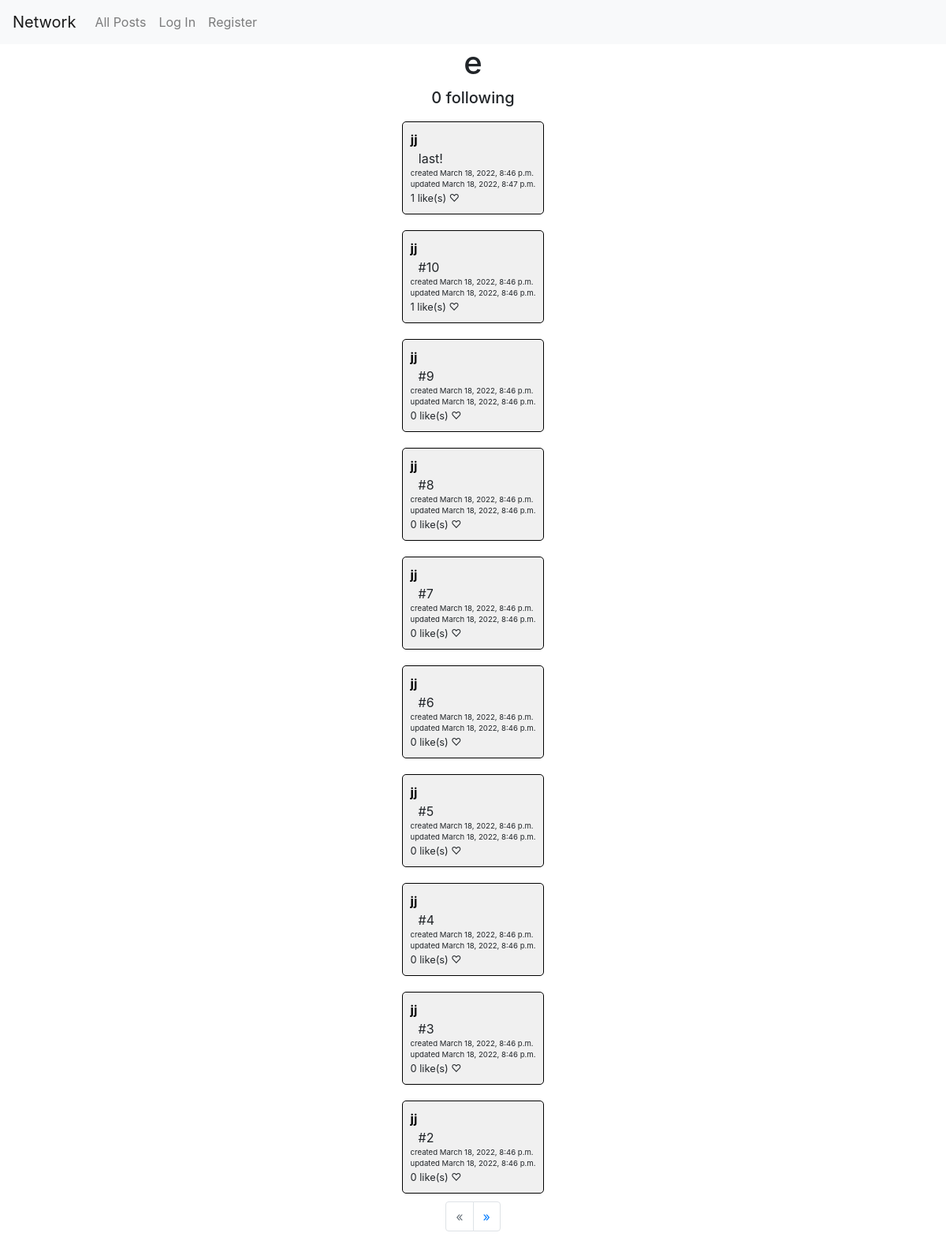
Screenshot of /profile/4 with the database file from the repository.
### network/models.py (models this page shows, shortened)
class User(AbstractUser):
    liked_posts = models.ManyToManyField(
        "Post", related_name="liked", blank=True)
    followed_users = models.ManyToManyField(
        "self", related_name="users_following", blank=True, symmetrical=False)

class Post(models.Model):
    user = models.ForeignKey(
        User, on_delete=models.CASCADE, related_name="posts")
    content = models.TextField()
    created_at = models.DateTimeField(auto_now_add=True)
    updated_at = models.DateTimeField(auto_now=True)

### network/views.py (the view)
# urls.py: path("profile/<int:id>", views.profile, name="profile"),
def profile(request, id):
    user = User.objects.get(id=id)
    page = request.GET.get("page", 1)
    posts = Post.objects.order_by("-created_at")
    paginator = Paginator(posts, 10)
    page_obj = paginator.get_page(page)
    return render(request, "network/profile.html", {
        "given_user": user,
        "page_obj": page_obj,
        "is_following": request.user in user.followed_users.all()
    })

### network/templatetags/helpers.py (called while the page is built)
@register.filter
def all(queryset):
    return queryset.all()

### network/templates/network/profile.html (shortened to what this page needs)
{% extends "network/layout.html" %}
{% load helpers %}
{% block body %}
  <h1>{{ given_user.username }}</h1>
  <h5>{{ given_user.followed_users|all|length }} following</h5>
  {% for post in page_obj.object_list %}
    {% include "post.html" with post=post %}
  {% endfor %}
  <ul class="pagination">
    {% if not page_obj.has_previous %}
      <li class="page-item disabled" tabindex="-1" aria-disabled="true">
        <span class="page-link">&laquo;</span>
      </li>
    {% else %}
      <li class="page-item">
        <a class="page-link" href="?page={{ page_obj.previous_page_number }}">&laquo;</a>
      </li>
    {% endif %}
    {% if not page_obj.has_next %}
      <li class="page-item disabled" tabindex="-1" aria-disabled="true">
        <span class="page-link">&raquo;</span>
      </li>
    {% else %}
      <li class="page-item">
        <a class="page-link" href="?page={{ page_obj.next_page_number }}">&raquo;</a>
      </li>
    {% endif %}
  </ul>
{% endblock %}

### network/templates/post.html (shortened to what this page needs)
{% load helpers %}
<div class="post" id="post-{{ post.id }}" data-post-id="{{ post.id }}">
    <a href="{% url 'profile' post.user.id %}" class="post-author">{{ post.user }}</a>
    <span class="post-content">{{ post.content }}</span>
    <span class="post-created-at">created {{ post.created_at }}</span>
    <span class="post-updated-at">updated {{ post.updated_at }}</span>
    <div class="post-likes-container">
      <span class="post-likes">{{ post.liked|all|length }} like(s)</span>
      {% if post in request.user.liked_posts|all %}
        <span class="post-like post-liked">♥</span>
      {% else %}
        <span class="post-like">♡</span>
      {% endif %}
    </div>
</div>

### network/static/network/styles.css (style rules this page uses)
.post-author { font-weight: bolder; display: block; }
.post-content { display: block; padding-left: 10px; }
.post-created-at, .post-updated-at { display: block; font-size: 0.6em; }
.post-likes-container { display: block; font-size: 0.8em; }
.post { margin: 10px; padding: 10px; border: 1px solid black; border-radius: 5px; background-color: #f0f0f0; }
.post-author { color: black; }
.post-like { cursor: pointer; }

### rows the page displays
User: username "e", followed_users|all "0"
Post: user "jj", content "last!", created_at "March 18, 2022, 8:46 p.m.", updated_at "March 18, 2022, 8:47 p.m.", liked|all "1"
Post: user "jj", content "#10", created_at "March 18, 2022, 8:46 p.m.", updated_at "March 18, 2022, 8:46 p.m.", liked|all "1"
Post: user "jj", content "#9", created_at "March 18, 2022, 8:46 p.m.", updated_at "March 18, 2022, 8:46 p.m.", liked|all "0"
Post: user "jj", content "#8", created_at "March 18, 2022, 8:46 p.m.", updated_at "March 18, 2022, 8:46 p.m.", liked|all "0"
Post: user "jj", content "#7", created_at "March 18, 2022, 8:46 p.m.", updated_at "March 18, 2022, 8:46 p.m.", liked|all "0"
Post: user "jj", content "#6", created_at "March 18, 2022, 8:46 p.m.", updated_at "March 18, 2022, 8:46 p.m.", liked|all "0"
Post: user "jj", content "#5", created_at "March 18, 2022, 8:46 p.m.", updated_at "March 18, 2022, 8:46 p.m.", liked|all "0"
Post: user "jj", content "#4", created_at "March 18, 2022, 8:46 p.m.", updated_at "March 18, 2022, 8:46 p.m.", liked|all "0"
Post: user "jj", content "#3", created_at "March 18, 2022, 8:46 p.m.", updated_at "March 18, 2022, 8:46 p.m.", liked|all "0"
Post: user "jj", content "#2", created_at "March 18, 2022, 8:46 p.m.", updated_at "March 18, 2022, 8:46 p.m.", liked|all "0"
